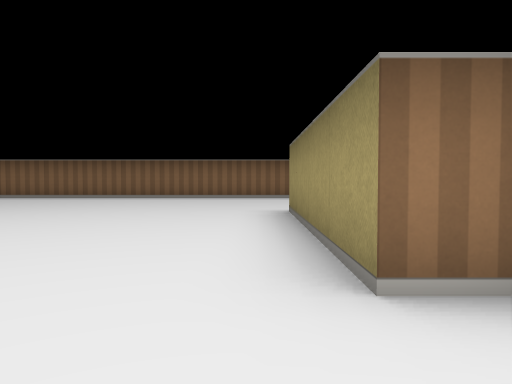
view 1 (above)

24 first-person views from a walk through a cub3D ray-caster map. The camera is about half as high as the walls, tilts 2° down and sees 70° across. The floor is counted in squares. Each view is taken from the middle of a square. On the plan, view 1 faces up. The plan holds only what a view shows up to about 9 squares ahead; the rest is blank.

view 2
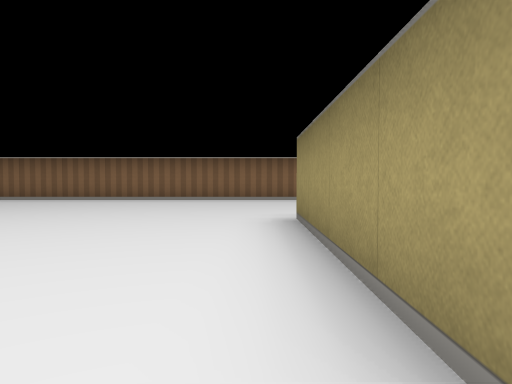

view 3
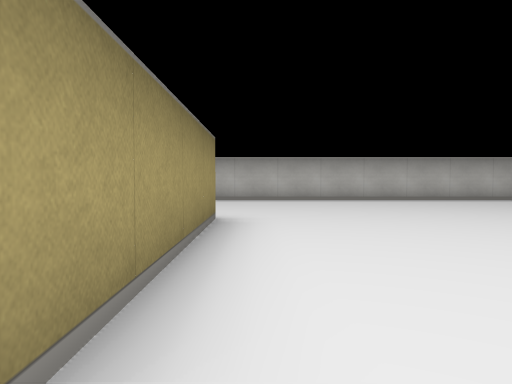

view 4
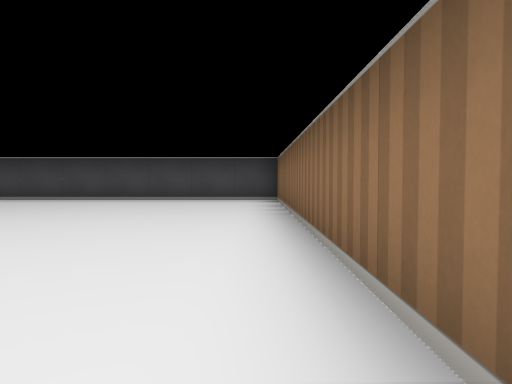

view 5
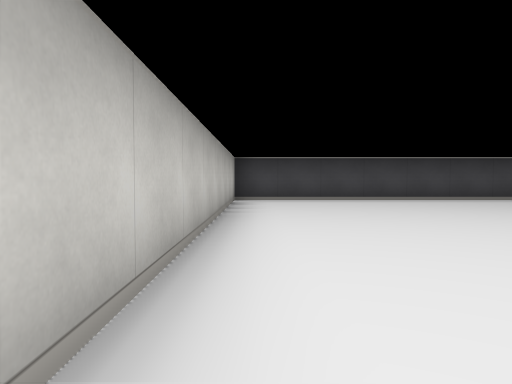

view 6
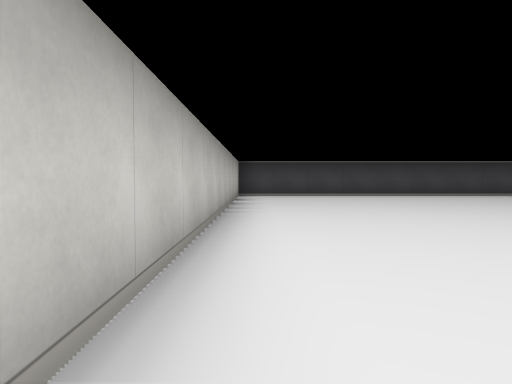

view 7
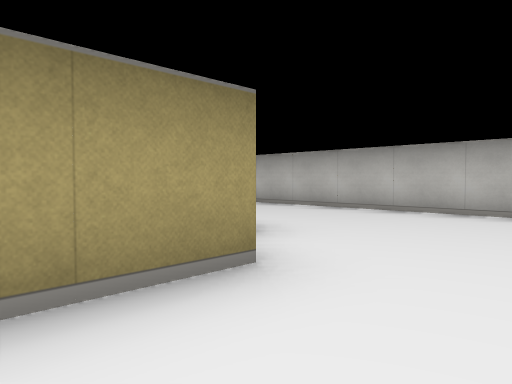

view 8
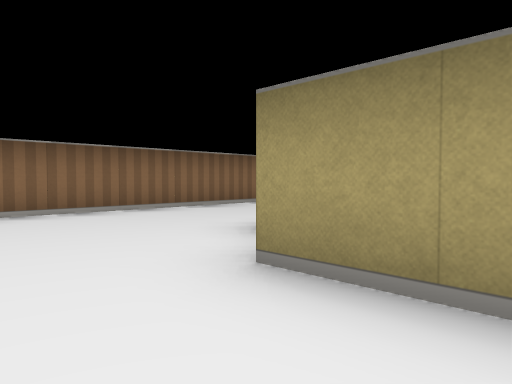

view 9
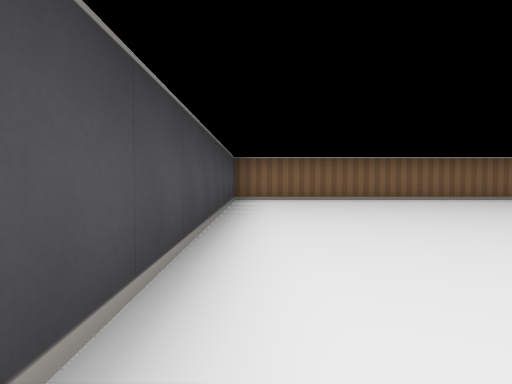

view 10
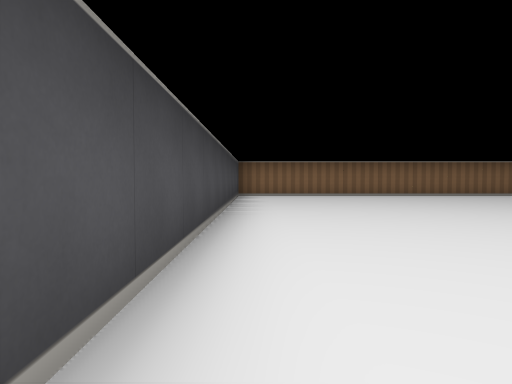

view 11
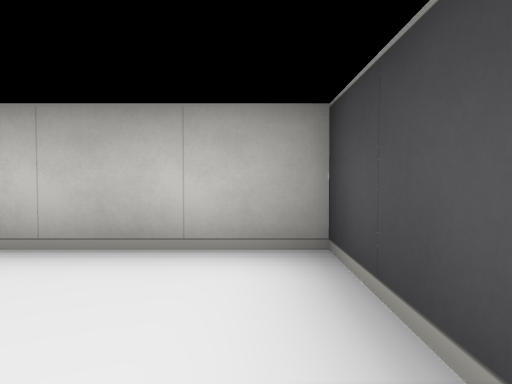

view 12
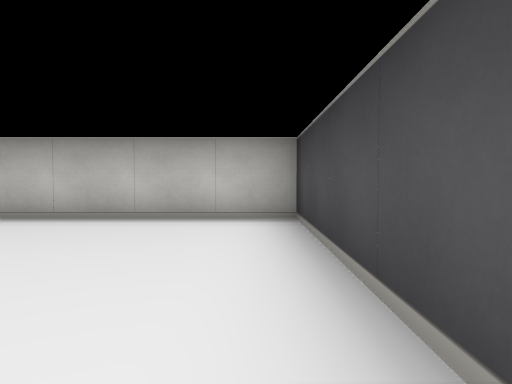

view 13
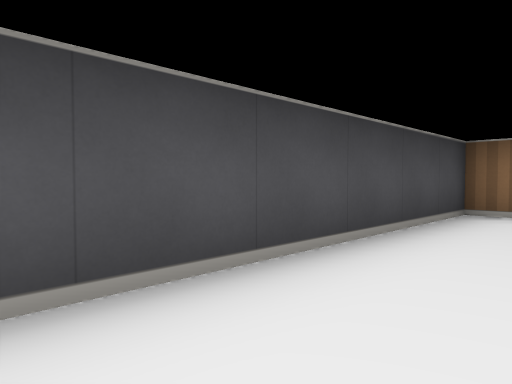

view 14
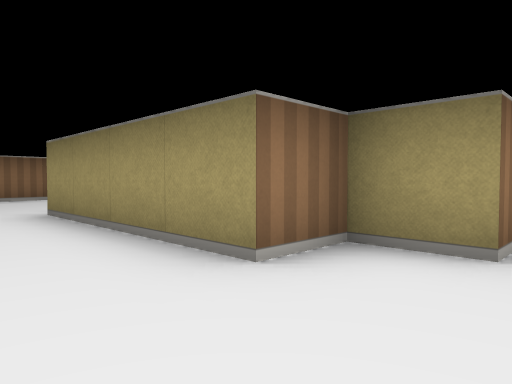

view 15
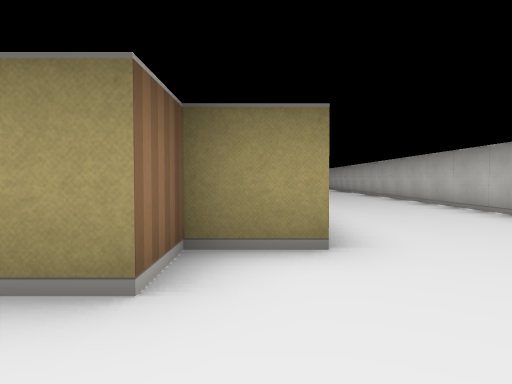

view 16
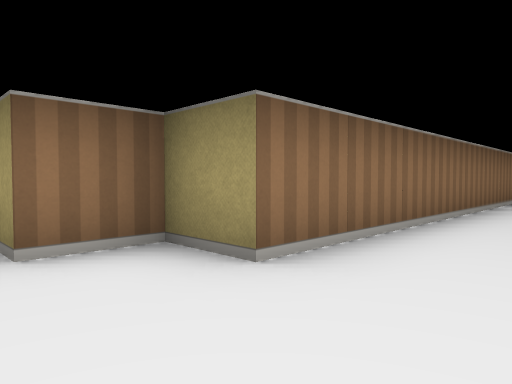

view 17
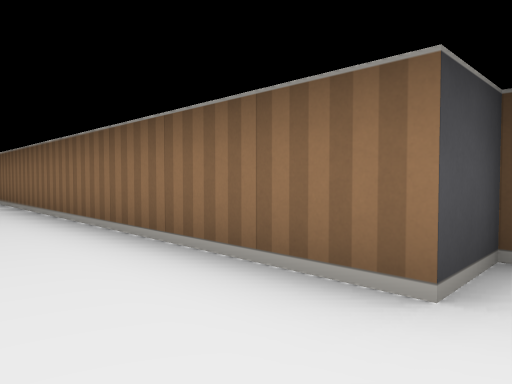

view 18
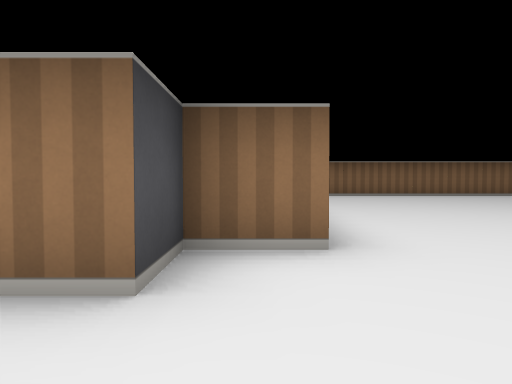

view 19
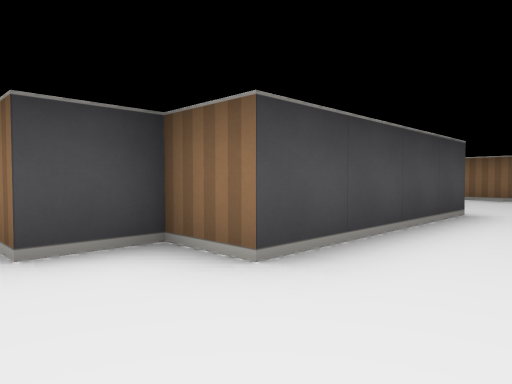

view 20
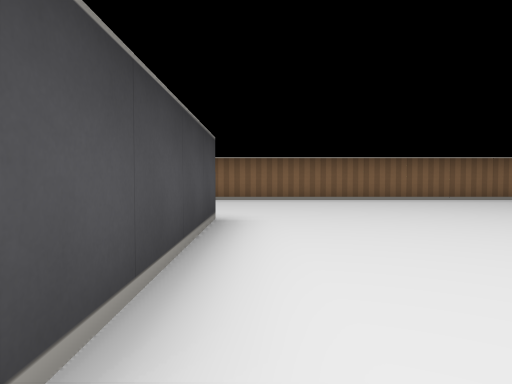

view 21
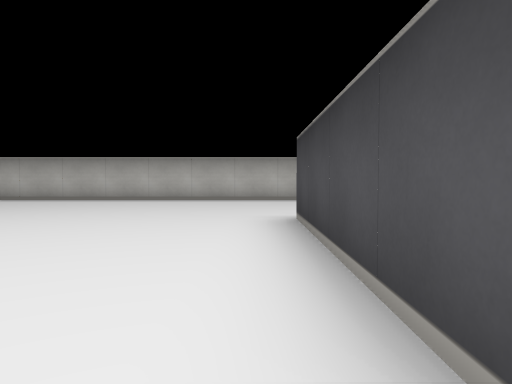

view 22
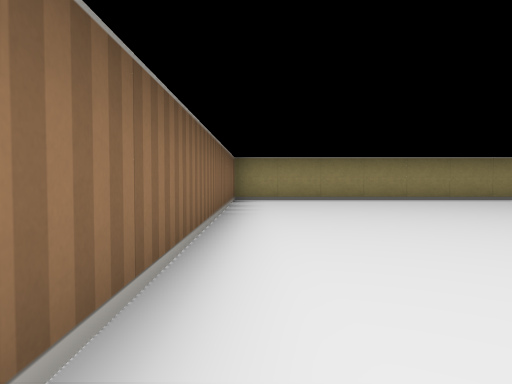

view 23
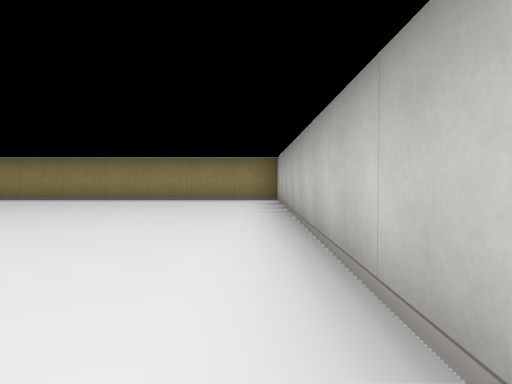

view 24
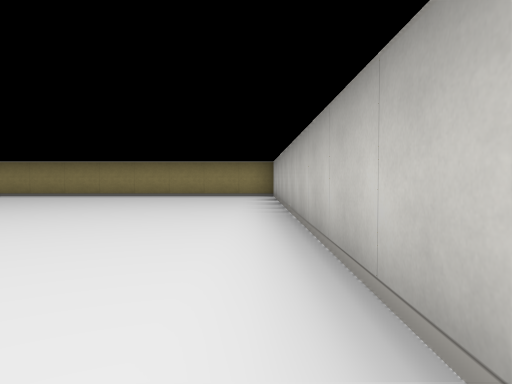

### Floor plan
Points are (right, up) in squares from view 1. A wall is a line through its corners. A room is listed if a view was taken in it or the views show most of it. See-through windows are left out.
Room 1 (views 1, 2, 3, 4, 5, 6, 7, 8, 9, 10, 11, 12, 13, 14, 15, 16)
walls: (4.5, 9.5) (-9.5, 9.5) (-9.5, -2.5) (8, -2.5); (12.5, 0.5) (1.5, 0.5) (1.5, 1.5) (0.5, 1.5) (0.5, 5.5); (13.4, 9.5) (12.4, 9.5)
ways out: opening at (12, -1) to room 2; opening at (12.7, 8) to room 2
Room 2 (views 17, 18, 19, 20, 21, 22, 23, 24)
walls: (13.5, 5.6) (13.5, 1.5) (12.5, 1.5) (12.5, 0.5); (13, -2.5) (23.5, -2.5) (23.5, 9.5) (13.4, 9.5)
ways out: opening at (12, -1) to room 1; opening at (12.7, 8) to room 1

Positions as (right, up) in squares from view 1, and headings:
1: (0, 0), facing up
2: (0, 1), facing up
3: (0, 6), facing down
4: (-1, 9), facing left
5: (-1, -2), facing left
6: (1, -2), facing left
7: (-1, 3), facing down-right
8: (-1, 4), facing up-right
9: (-9, 1), facing up
10: (-9, -1), facing up
11: (-9, 0), facing down
12: (-9, 2), facing down
13: (-8, 4), facing up-left
14: (-1, 0), facing up-right
15: (-1, 1), facing right
16: (0, -1), facing up-right
17: (13, -1), facing up-left
18: (13, -1), facing up
19: (15, 0), facing up-left
20: (14, 1), facing up
21: (14, 6), facing down
22: (15, 9), facing right
23: (15, -2), facing right
24: (13, -2), facing right
